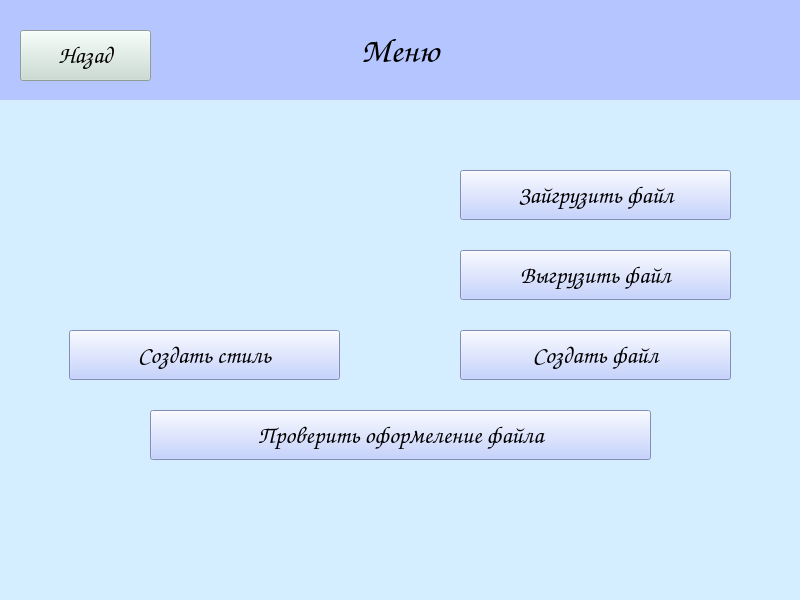
<?xml version="1.0" encoding="UTF-8"?>
<ui version="4.0">
 <class>menuActionsWindow</class>
 <widget class="QMainWindow" name="menuActionsWindow">
  <property name="windowModality">
   <enum>Qt::NonModal</enum>
  </property>
  <property name="geometry">
   <rect>
    <x>0</x>
    <y>0</y>
    <width>800</width>
    <height>600</height>
   </rect>
  </property>
  <property name="font">
   <font>
    <weight>50</weight>
    <bold>false</bold>
   </font>
  </property>
  <property name="windowTitle">
   <string>Experiment</string>
  </property>
  <property name="styleSheet">
   <string notr="true">background-color: rgb(212, 237, 255);</string>
  </property>
  <widget class="QWidget" name="centralwidget">
   <widget class="QLabel" name="label">
    <property name="geometry">
     <rect>
      <x>0</x>
      <y>0</y>
      <width>800</width>
      <height>100</height>
     </rect>
    </property>
    <property name="font">
     <font>
      <family>Comic Sans MS</family>
      <pointsize>26</pointsize>
      <weight>75</weight>
      <italic>false</italic>
      <bold>true</bold>
     </font>
    </property>
    <property name="layoutDirection">
     <enum>Qt::LeftToRight</enum>
    </property>
    <property name="autoFillBackground">
     <bool>false</bool>
    </property>
    <property name="styleSheet">
     <string notr="true">background-color: rgb(180, 197, 255);</string>
    </property>
    <property name="text">
     <string>Меню</string>
    </property>
    <property name="alignment">
     <set>Qt::AlignCenter</set>
    </property>
    <property name="wordWrap">
     <bool>false</bool>
    </property>
   </widget>
   <widget class="QPushButton" name="backButton">
    <property name="geometry">
     <rect>
      <x>20</x>
      <y>30</y>
      <width>131</width>
      <height>51</height>
     </rect>
    </property>
    <property name="font">
     <font>
      <family>Comic Sans MS</family>
      <pointsize>18</pointsize>
      <weight>75</weight>
      <bold>true</bold>
     </font>
    </property>
    <property name="styleSheet">
     <string notr="true">background-color: rgb(200, 220, 210);</string>
    </property>
    <property name="text">
     <string>Назад</string>
    </property>
    <property name="default">
     <bool>false</bool>
    </property>
    <property name="flat">
     <bool>false</bool>
    </property>
   </widget>
   <widget class="QPushButton" name="uploadFileButton">
    <property name="geometry">
     <rect>
      <x>460</x>
      <y>250</y>
      <width>271</width>
      <height>50</height>
     </rect>
    </property>
    <property name="font">
     <font>
      <family>Comic Sans MS</family>
      <pointsize>18</pointsize>
      <weight>75</weight>
      <bold>true</bold>
     </font>
    </property>
    <property name="styleSheet">
     <string notr="true">background-color: rgb(180, 197, 255);</string>
    </property>
    <property name="text">
     <string>Выгрузить файл</string>
    </property>
    <property name="default">
     <bool>false</bool>
    </property>
    <property name="flat">
     <bool>false</bool>
    </property>
   </widget>
   <widget class="QPushButton" name="loadFileButton">
    <property name="geometry">
     <rect>
      <x>460</x>
      <y>170</y>
      <width>271</width>
      <height>50</height>
     </rect>
    </property>
    <property name="font">
     <font>
      <family>Comic Sans MS</family>
      <pointsize>18</pointsize>
      <weight>75</weight>
      <bold>true</bold>
     </font>
    </property>
    <property name="styleSheet">
     <string notr="true">background-color: rgb(180, 197, 255);</string>
    </property>
    <property name="text">
     <string>Зайгрузить файл</string>
    </property>
    <property name="default">
     <bool>false</bool>
    </property>
    <property name="flat">
     <bool>false</bool>
    </property>
   </widget>
   <widget class="QPushButton" name="DesignFileButton">
    <property name="geometry">
     <rect>
      <x>150</x>
      <y>410</y>
      <width>501</width>
      <height>50</height>
     </rect>
    </property>
    <property name="font">
     <font>
      <family>Comic Sans MS</family>
      <pointsize>18</pointsize>
      <weight>75</weight>
      <bold>true</bold>
     </font>
    </property>
    <property name="styleSheet">
     <string notr="true">background-color: rgb(180, 197, 255);</string>
    </property>
    <property name="text">
     <string>Проверить оформеление файла</string>
    </property>
    <property name="default">
     <bool>false</bool>
    </property>
    <property name="flat">
     <bool>false</bool>
    </property>
   </widget>
   <widget class="QPushButton" name="createFileButton">
    <property name="geometry">
     <rect>
      <x>460</x>
      <y>330</y>
      <width>271</width>
      <height>50</height>
     </rect>
    </property>
    <property name="font">
     <font>
      <family>Comic Sans MS</family>
      <pointsize>18</pointsize>
      <weight>75</weight>
      <bold>true</bold>
     </font>
    </property>
    <property name="styleSheet">
     <string notr="true">background-color: rgb(180, 197, 255);</string>
    </property>
    <property name="text">
     <string>Создать файл</string>
    </property>
    <property name="default">
     <bool>false</bool>
    </property>
    <property name="flat">
     <bool>false</bool>
    </property>
   </widget>
   <widget class="QPushButton" name="createFileButton_2">
    <property name="geometry">
     <rect>
      <x>69</x>
      <y>330</y>
      <width>271</width>
      <height>50</height>
     </rect>
    </property>
    <property name="font">
     <font>
      <family>Comic Sans MS</family>
      <pointsize>18</pointsize>
      <weight>75</weight>
      <bold>true</bold>
     </font>
    </property>
    <property name="styleSheet">
     <string notr="true">background-color: rgb(180, 197, 255);</string>
    </property>
    <property name="text">
     <string>Создать стиль</string>
    </property>
    <property name="default">
     <bool>false</bool>
    </property>
    <property name="flat">
     <bool>false</bool>
    </property>
   </widget>
  </widget>
 </widget>
 <resources/>
 <connections/>
</ui>
